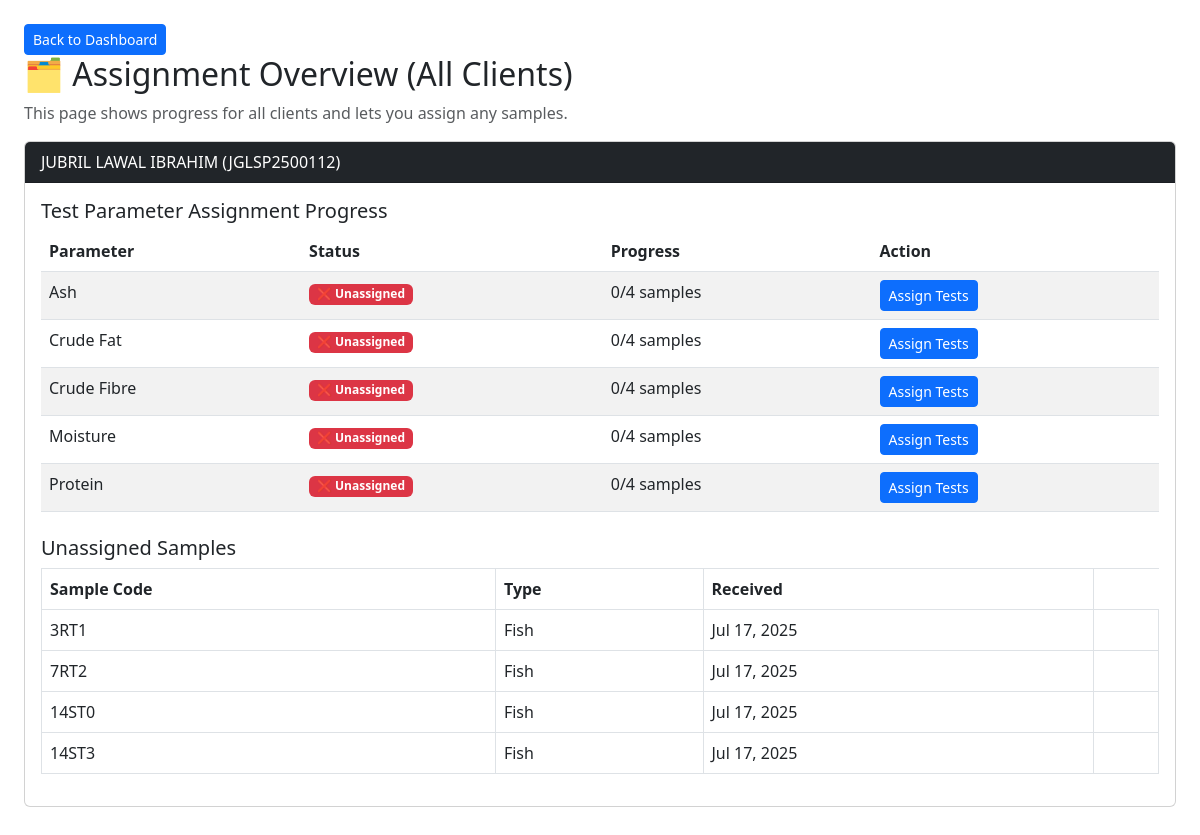
The page /manager/assign-overview/ (signed in) on the database as committed earlier.
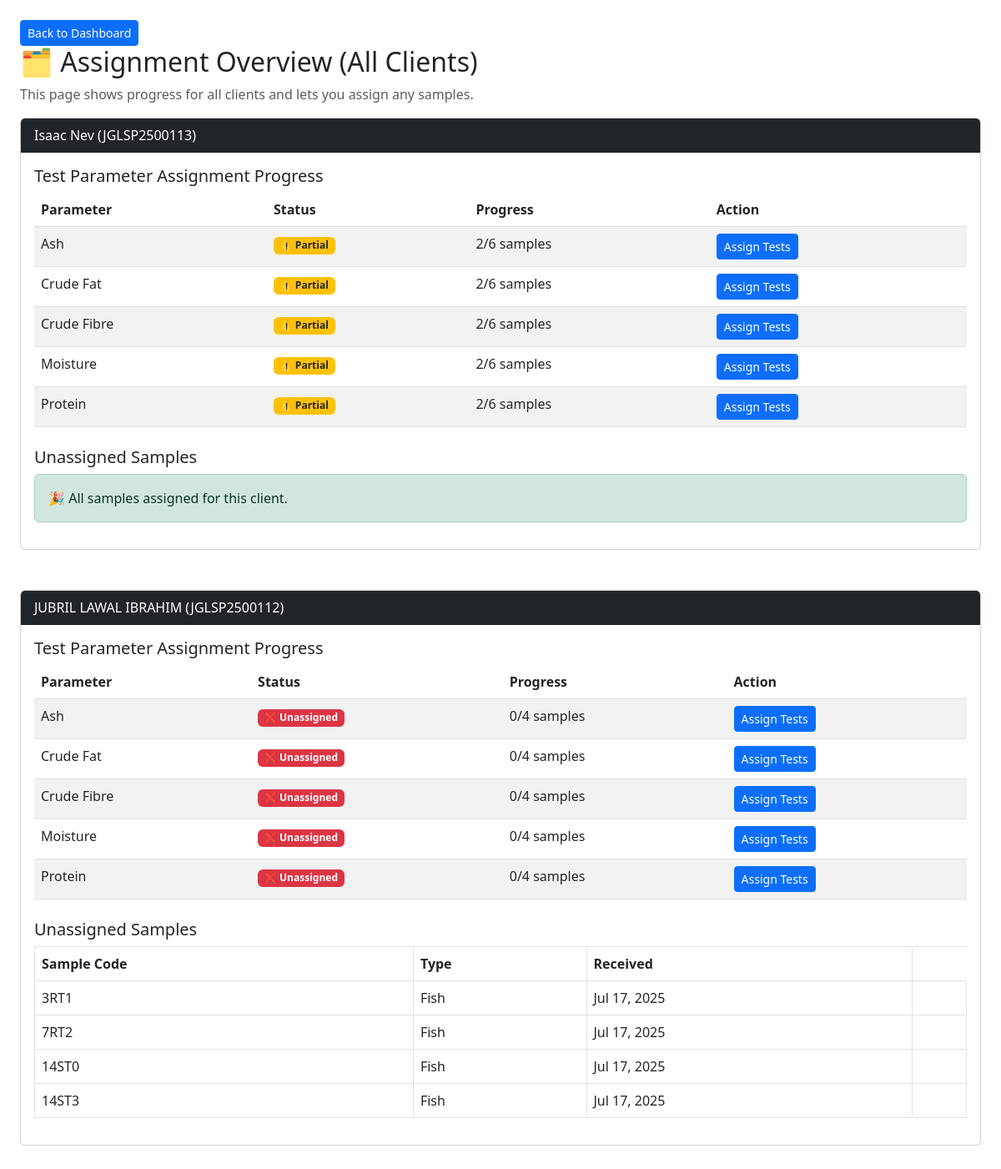
The same page on the database as committed later.
### lims/models/client.py (models this page shows, shortened)
class Client(models.Model):
    client_id = models.CharField(max_length=20, unique=True)
    name = models.CharField(max_length=100)
    organization = models.CharField(max_length=150)
    email = models.EmailField()
    phone = models.CharField(max_length=20)
    address = models.TextField()
    token = models.CharField(max_length=20, unique=True, blank=True)
    created = models.DateTimeField(auto_now_add=True)
    coa_released = models.BooleanField(default=False)
    summary_text = models.TextField(blank=True, null=True)
    summary_confirmed = models.BooleanField(default=False)

### lims/models/parameter.py (models this page shows, shortened)
class Parameter(models.Model):
    group = models.ForeignKey(
        ParameterGroup,
        on_delete=models.CASCADE,
        help_text="The group this parameter belongs to."
    )
    default_equipment = models.ForeignKey(
        Equipment,
        null=True,
        blank=True,
        on_delete=models.SET_NULL,
        help_text="Preferred equipment for this test (if any)."
    )
    name = models.CharField(
        max_length=100,
        help_text="Name of the parameter (e.g., Moisture)."
    )
    unit = models.CharField(
        max_length=20,
        help_text="Measurement unit for this parameter (e.g., %, mg/kg)."
    )
    method = models.CharField(
        max_length=150,
        help_text="Method used for analyzing this parameter."
    )
    ref_limit = models.CharField(
        max_length=50,
        help_text="Reference limit or threshold for this parameter."
    )
    default_price = models.DecimalField(
        max_digits=8,
        decimal_places=2,
        help_text="Default price for analyzing this parameter."
    )

### lims/models/sample.py (models this page shows)
class Sample(models.Model):
    client = models.ForeignKey(Client, on_delete=models.CASCADE)
    sample_code = models.CharField(max_length=50)
    sample_type = models.CharField(max_length=100)
    weight = models.DecimalField(max_digits=6, decimal_places=2)
    temperature = models.DecimalField(max_digits=5, decimal_places=2, null=True, blank=True)
    humidity = models.DecimalField(max_digits=5, decimal_places=2, null=True, blank=True)
    status = models.CharField(max_length=20, choices=SampleStatus.choices, default=SampleStatus.RECEIVED)
    received_date = models.DateField(auto_now_add=True)
    verified_at = models.DateTimeField(null=True, blank=True)
    coa_released = models.BooleanField(default=False)
    manager_comment = models.TextField(blank=True, null=True)

### lims/views/assign_test.py (the view)
# urls.py: path("manager/assign-overview/", assign_overview_all_clients, name="assign_overview_all_clients"),
@login_required
def assign_overview_all_clients(request):
    clients = Client.objects.all().order_by("-client_id")
    client_data = []
    for client in clients:
        samples = Sample.objects.filter(client=client).exclude(sample_type="QC")
        total_samples = samples.count()
        assigned_sample_ids = TestAssignment.objects.filter(
            sample__client=client,
            analyst__isnull=False
        ).values_list("sample_id", flat=True)
        unassigned_samples = samples.exclude(id__in=assigned_sample_ids)
        parameter_stats = (
            TestAssignment.objects
            .filter(sample__client=client, analyst__isnull=False)
            .exclude(sample__sample_type="QC")
            .values('parameter_id')
            .annotate(assigned_count=Count('sample', distinct=True))
        )
        assigned_lookup = {
            stat['parameter_id']: stat['assigned_count'] for stat in parameter_stats
        }
        parameter_ids = (
            TestAssignment.objects
            .filter(sample__client=client)
            .exclude(sample__sample_type="QC")
            .values_list('parameter', flat=True)
            .distinct()
        )
        parameters = Parameter.objects.filter(id__in=parameter_ids).order_by('name')
        for param in parameters:
            param.assigned_count = assigned_lookup.get(param.id, 0)
        control_stats = (
            TestAssignment.objects
            .filter(sample__client=client, is_control=True)
            .values('parameter')
            .annotate(control_sample_id=F('sample_id'))
        )
        control_lookup = {
            stat['parameter']: stat['control_sample_id'] for stat in control_stats
        }
        client_data.append({
            "client": client,
            "parameters": parameters,
            "assigned_lookup": assigned_lookup,
            "total_samples": total_samples,
            "unassigned_samples": unassigned_samples,
            "control_lookup": control_lookup,
        })
    return render(request, "lims/manager/assign_overview_all_clients.html", {
        "client_data": client_data
    })

### lims/templates/lims/manager/assign_overview_all_clients.html (shortened to what this page needs)
{% load static %}
<!DOCTYPE html>
<html>
<head>
  <link rel="stylesheet" href="https://cdn.jsdelivr.net/npm/bootstrap@5.3.0/dist/css/bootstrap.min.css">
</head>
<body class="p-4">
 <a href="{% url 'manager_dashboard' %}"
                       class="btn btn-sm btn-primary">
                      Back to Dashboard
                    </a>
  <h2>🗂️ Assignment Overview (All Clients)</h2>
  <p class="text-muted">This page shows progress for all clients and lets you assign any samples.</p>
  {% for entry in client_data %}
    <div class="card mb-5">
      <div class="card-header bg-dark text-white">
        {{ entry.client.name }} ({{ entry.client.client_id }})
      </div>
      <div class="card-body">
        <h5>Test Parameter Assignment Progress</h5>
        {% if entry.parameters %}
          <table class="table table-striped mb-4">
            <thead>
              <tr>
                <th>Parameter</th>
                <th>Status</th>
                <th>Progress</th>
                <th>Action</th>
              </tr>
            </thead>
            <tbody>
              {% for param in entry.parameters %}
                {% with assigned=param.assigned_count %}
                <tr>
                  <td>{{ param.name }}</td>
                  <td>
                    {% if assigned == entry.total_samples %}
                      <span class="badge bg-success">✅ Fully Assigned</span>
                    {% elif assigned > 0 %}
                      <span class="badge bg-warning text-dark">⚠️ Partial</span>
                    {% else %}
                      <span class="badge bg-danger">❌ Unassigned</span>
                    {% endif %}
                  </td>
                  <td>{{ assigned|default:0 }}/{{ entry.total_samples }} samples</td>
                  <td>
                    <a href="{% url 'assign_parameter_tests' entry.client.client_id param.id %}"
                       class="btn btn-sm btn-primary">
                      Assign Tests
                    </a>
                  </td>
                </tr>
                {% endwith %}
              {% endfor %}
            </tbody>
          </table>
        {% else %}
          <div class="alert alert-secondary">No parameters found for this client.</div>
        {% endif %}
        <h5>Unassigned Samples</h5>
        {% if entry.unassigned_samples %}
          <table class="table table-bordered">
            <thead>
              <tr>
                <th>Sample Code</th>
                <th>Type</th>
                <th>Received</th>
              </tr>
            </thead>
            <tbody>
              {% for s in entry.unassigned_samples %}
                <tr>
                  <td>{{ s.sample_code }}</td>
                  <td>{{ s.sample_type }}</td>
                  <td>{{ s.received_date|date:"M d, Y" }}</td>
                  <td>
                  </td>
                </tr>
              {% endfor %}
            </tbody>
          </table>
        {% else %}
          <div class="alert alert-success">🎉 All samples assigned for this client.</div>
        {% endif %}
      </div>
    </div>
  {% endfor %}
</body>
</html>

Rows that differ between the two databases and show on the page:
added Client: client.name "Isaac Nev", client.client_id "JGLSP2500113", shows "🎉 All samples assigned for this client.", Parameter (name "Ash", shows "⚠️ Partial", assigned_count "2", total_samples "6"), Parameter (name "Crude Fat", shows "⚠️ Partial", assigned_count "2", total_samples "6"), Parameter (name "Crude Fibre", shows "⚠️ Partial", assigned_count "2", total_samples "6"), Parameter (name "Moisture", shows "⚠️ Partial", assigned_count "2", total_samples "6"), Parameter (name "Protein", shows "⚠️ Partial", assigned_count "2", total_samples "6")
